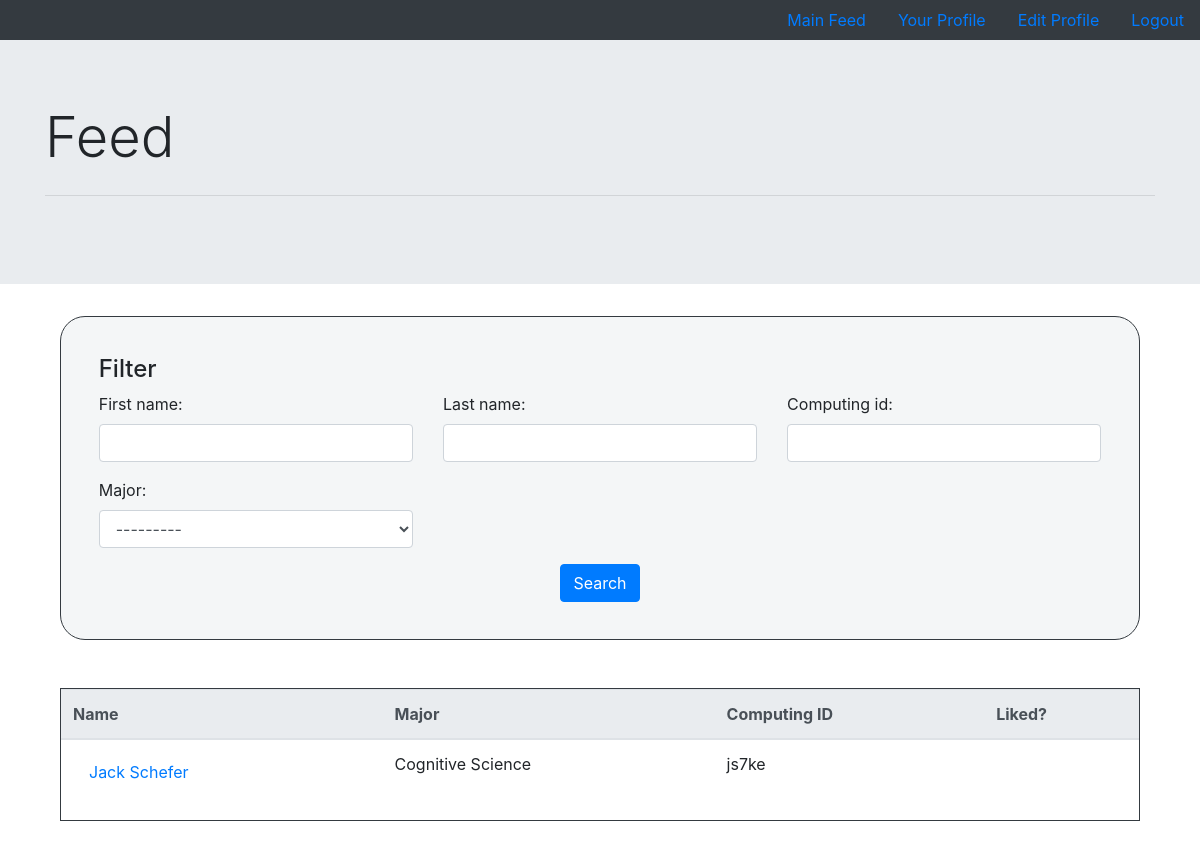
The app's page /feed (signed in) with its own data.
### login/models.py (models this page shows, shortened)
class Profile(models.Model):
    user = models.OneToOneField(User, on_delete=models.CASCADE)
    first_name = models.CharField(max_length=50, default='')
    last_name = models.CharField(max_length=50, default='')
    graduation_year = models.PositiveSmallIntegerField(default=2000)
    major = models.CharField(max_length=100, choices=UVA_MAJOR_CHOICES, default='Undeclared')
    computing_id = models.CharField(max_length=7, default = '')
    courses = models.ManyToManyField(Course)
    bio = models.TextField(null=True)
    availability = models.ManyToManyField(Hour)
    people_who_I_like = models.ManyToManyField(Identifier, related_name = 'people_who_I_like')
    people_who_like_me = models.ManyToManyField(Identifier, related_name = 'people_who_like_me')

### pages/views.py (the view)
# urls.py: url('feed', login_required(views.search), name='feed'),
def search(request):
    profile_list = Profile.objects.all()
    profile_filter = ProfileFilter(request.GET, queryset=profile_list)
    return render(request, 'pages/profile_list.html', {'filter': profile_filter})

### pages/templates/pages/profile_list.html (shortened to what this page needs)
{% extends 'pages/authenticated.html' %} {% block content %} {% load widget_tweaks %}
{%load static%}
<div>
	<div class="jumbotron jumbotron-fluid">
		<div class="container">
			<h1 class="display-4">Feed</h1>
			<hr class="my-4">
		</div>
	</div>
	<div style="padding-left: 5%; padding-right: 5%">
		<form method="get">
			<div class="well" style="background: #f4f6f7; border-radius:25px; border: 1px solid #343a40">
				<div class="well-form" style=" margin:3.5%;">
					<h4 style="margin-top: 0">Filter</h4>
					<div class="row">
						<div class="form-group col-sm-4 col-md-4">
							{{ filter.form.first_name.label_tag}} {% render_field filter.form.first_name class="form-control" %}
						</div>
						<div class="form-group col-sm-4 col-md-4">
							{{ filter.form.last_name.label_tag}} {% render_field filter.form.last_name class="form-control" %}
						</div>
						<div class="form-group col-sm-4 col-md-4">
							{{ filter.form.computing_id.label_tag}} {% render_field filter.form.computing_id class="form-control" %}
						</div>
						<div class="form-group col-sm-4 col-md-4">
							{{ filter.form.major.label_tag}} {% render_field filter.form.major class="form-control" %}
						</div>
					</div>
					<center>
						<button type="submit" class="btn btn-primary">
							 Search </button>
					</center>
				</div>
			</div>
		</form>
		<br>
		<div style="border: 1px solid #343a40; margin-bottom: 50px">
			<table class=" table table-hover ">
				<thead class="thead-light">
					<tr>
						<th> Name</th>
						<th> Major</th>
						<th> Computing ID</th>
						<th> Liked? </th>
					</tr>
				</thead>
				<tbody>
					{% for profile in filter.qs %}
					<tr>
						<td>
							<a class="nav-link" href="{% url 'pages:profile' %}/{{profile.user}} ">{{profile.first_name}} {{profile.last_name}}</a>
						</td>
						<td>
							{{profile.major}}
						</td>
						<td>
							{{profile.computing_id}}
						</td>
						<td>
							</td>
					</tr>
					{% empty %}
					<tr>
						<td colspan="5 ">No data</td>
					</tr>
					{% endfor %}
				</tbody>
			</table>
		</div>
	</div>
</div>
{% endblock %}

### pages/templates/pages/authenticated.html
{% extends 'pages/base.html' %} {% block pagecontent %}
<div>
	<div style="background: #343a40">
		<ul class="nav justify-content-end">
			<li class="nav-item">
				<a class="nav-link" " href="{% url 'pages:feed' %} ">Main Feed</a>
			</li>
			<li class="nav-item ">
				<a class="nav-link " href="{% url 'pages:profile' %}/{{request.user.profile.computing_id}} ">Your Profile</a>
			</li>
			<li class="nav-item ">
				<a class="nav-link " href="{% url 'pages:edit_profile' %} ">Edit Profile</a>
			</li>
			<li class="nav-item ">
				<a class="nav-link " href="{% url 'login:logout' %} ">Logout</a>
			</li>
		</ul>
	</div>
</div>
{% block content %} {% endblock %} {% endblock %}

### pages/templates/pages/base.html (shortened to what this page needs)
{% load static %}
<!DOCTYPE html>
<html>
	<head>
		<link rel="stylesheet" href="https://stackpath.bootstrapcdn.com/bootstrap/4.3.1/css/bootstrap.min.css">
		<link rel="stylesheet" type="text/css" href="{% static 'pages/style.css' %}">
	</head>
	<body>
		{% block pagecontent %}{% endblock%}
	</body>
<html>

### records on screen
Profile: first_name "Jack", last_name "Schefer", major "Cognitive Science", computing_id "js7ke"

### other values on screen
{{ filter.form.first_name.label_tag }} "First name:"
{{ filter.form.last_name.label_tag }} "Last name:"
{{ filter.form.computing_id.label_tag }} "Computing id:"
{{ filter.form.major.label_tag }} "Major:"
